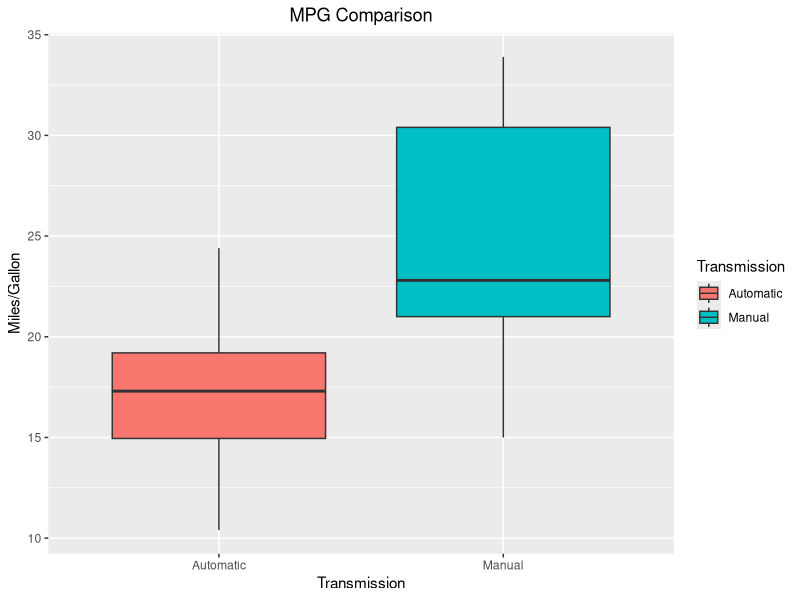
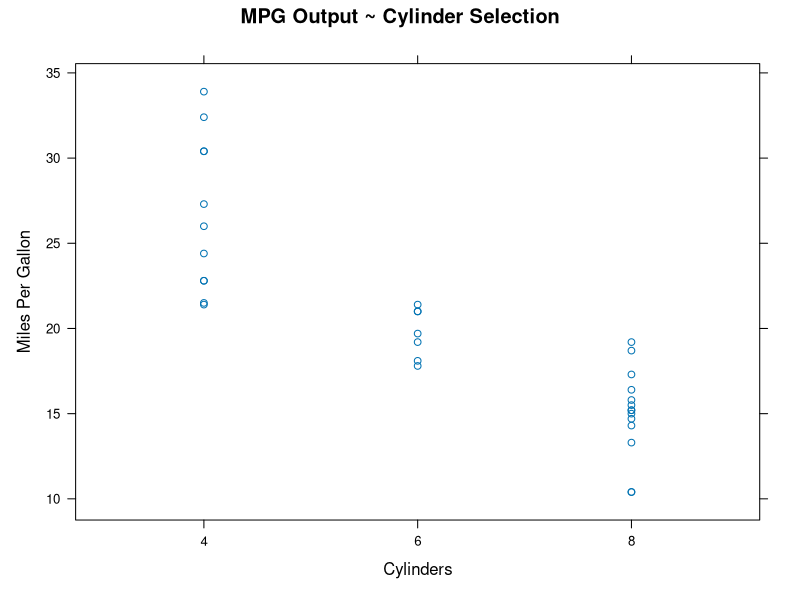
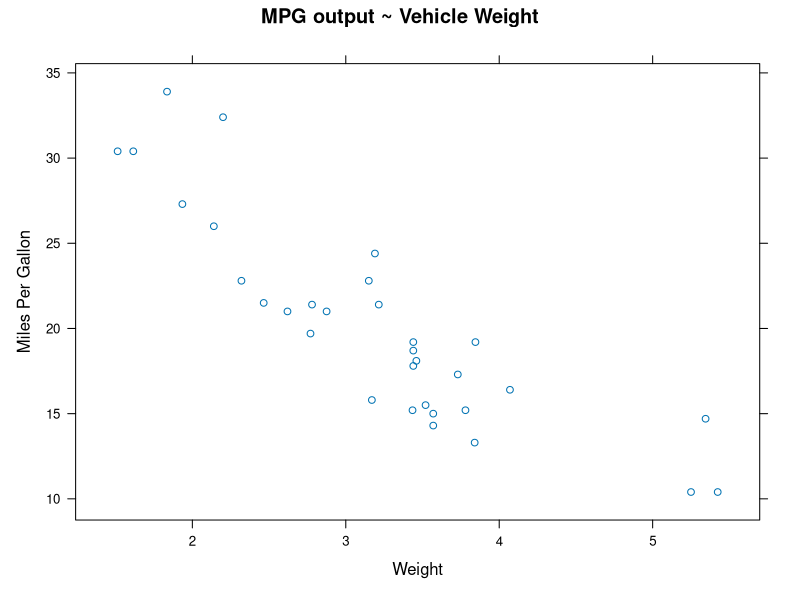
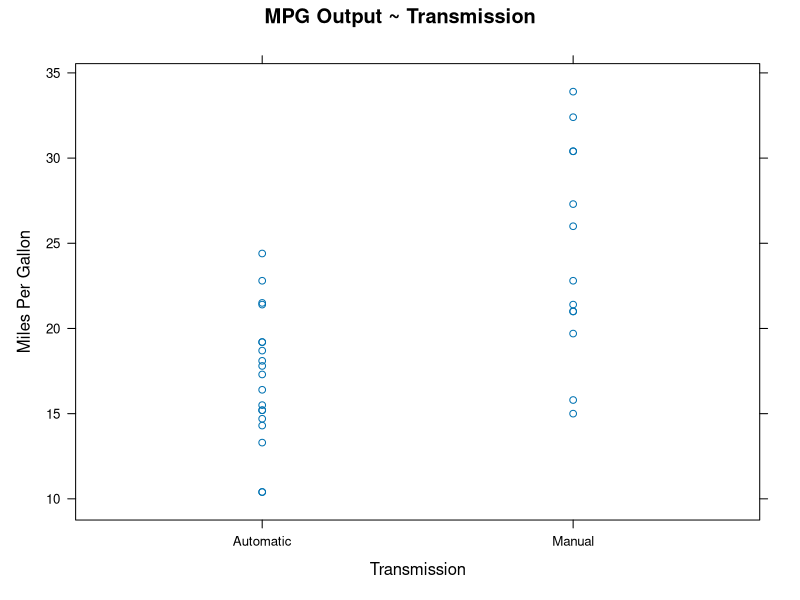

Write the R code that produced these figures, in order.
## ---- chunk 1
# Load the datasets library which is available in R
library("datasets")

# Change the output of the MD file to 90 columns instead of the default value of 80 columns.
# This is just for a matter of convenience in the visualization of the output of the report.
options("width"=90)

# Output the structure of the mtcars dataset
str(mtcars)
## ---- chunk 2
# Use the head function to output first few rows of the mtcars dataset
head(mtcars)

# I want to now make an adjustment to the table by changing the values of 0 and 1
# within the 'am' field to 'automatic' and 'manual' respectively.
mtcars$am <- factor(mtcars$am,levels=c(0,1), labels=c("Automatic","Manual"))

# Let's change the column names from 'am' to 'Transmission' and 'mpg' to 'MPG'
colnames(mtcars)[colnames(mtcars)=="am"] <- "Transmission"
colnames(mtcars)[colnames(mtcars)=="mpg"] <- "MPG"

# Let's now convert some of the important predictor variables to factor variables
mtcars$cyl <- factor(mtcars$cyl)
mtcars$vs <- factor(mtcars$vs)
mtcars$gear <- factor(mtcars$gear)
mtcars$carb <- factor(mtcars$carb)
mtcars$cyl <- factor(mtcars$cyl)

# Let's drop the variables which are likely output variables
mtcars[,c("hp")] <- list(NULL)
mtcars[,c("qsec")] <- list(NULL)

# Let's visualize the changes to the dataset
head(mtcars)

# Output the revised structure of the mtcars dataset
str(mtcars)
## ---- chunk 3
# Boxplot allowing us to visualize our data distribution
library("ggplot2")
plot1 <- ggplot(mtcars, aes(x=factor(Transmission), y=MPG, fill=Transmission))
plot1 + geom_boxplot(notch=F) + 
       scale_x_discrete("Transmission") +   
       scale_y_continuous("Miles/Gallon") +  
       ggtitle("MPG Comparison") +
       theme(plot.title = element_text(hjust = 0.5))
## ---- chunk 4
# Automatic Transmission
auto_mean = mean(subset(mtcars, mtcars$Transmission=="Automatic")$MPG)
auto_mean

# Manual Transmission
manual_mean = mean(subset(mtcars, mtcars$Transmission=="Manual")$MPG)
manual_mean

## ---- chunk 5
mv_model <- lm(MPG ~ ., data = mtcars)
summary(mv_model)

## ---- chunk 6
step_model <- step(lm(MPG ~ ., data = mtcars), trace = 0)
summary(step_model)
## ---- chunk 7
library("lattice")
xyplot(MPG ~ cyl, data = mtcars,
  xlab = "Cylinders",
  ylab = "Miles Per Gallon",
  main = "MPG Output ~ Cylinder Selection"
)
## ---- chunk 8
xyplot(MPG ~ wt, data = mtcars,
  xlab = "Weight",
  ylab = "Miles Per Gallon",
  main = "MPG output ~ Vehicle Weight"
)
## ---- chunk 9
xyplot(MPG ~ Transmission, data = mtcars,
  xlab = "Transmission",
  ylab = "Miles Per Gallon",
  main = "MPG Output ~ Transmission"
)
